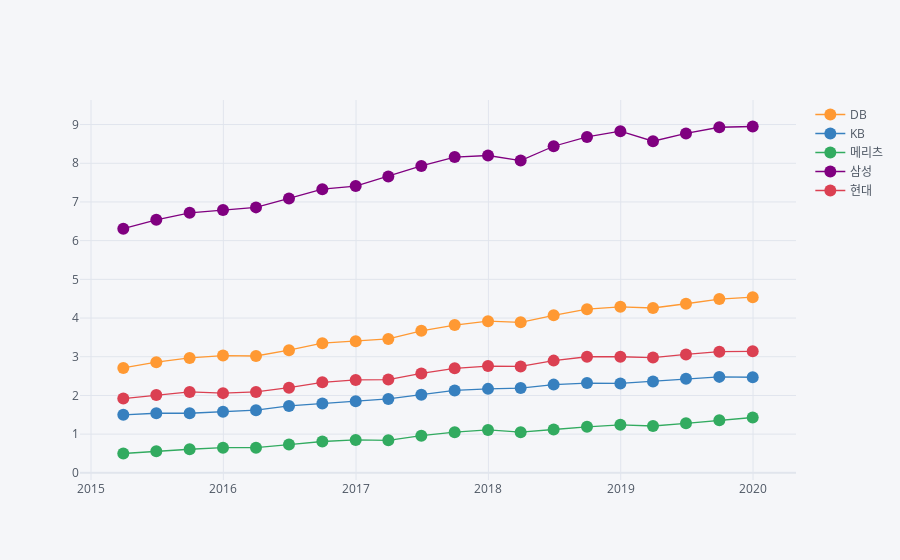

The code cell stored with this chart in its notebook:
### Code cell
# 이익잉여금
company_list = {'0010633': '삼성', '0010636': 'DB', '0010634': '현대', '0010635': 'KB', '0010626': '메리츠'}

service_code = 'statisticsInfoSearch'
params = {
    'listNo': 'SI004',
    'term': 'Q',
    'startBaseMm': '201501',
    'endBaseMm': '201912',
}

ret_earnings = []
for company in company_list.keys():
    params['financeCd'] = company
    ret_earnings.append(pd.DataFrame(get_data(service_code, params)['result']['list']))
ret_earnings = pd.concat(ret_earnings).query('account_cd == "A24"').reset_index(drop=True)
ret_earnings['finance_nm'] = ret_earnings['finance_cd'].apply(lambda x: company_list.get(x))
columns = dict(map(lambda x: (x['column_id'], x['column_nm']), get_data(service_code, params)['result']['description']))
ret_earnings.columns = list(map(lambda x: columns.get(x, x), ret_earnings.columns))
ret_earnings['base_month'] = ret_earnings['base_month'].apply(lambda x: datetime(int(x[:4]), int(x[-2:]), 1) + relativedelta(months=1, days=-1))
ret_earnings['금액'] = ret_earnings['금액'].astype(float)
ret_earnings = ret_earnings.pivot_table(index='base_month', columns='finance_nm', values='금액', aggfunc=np.sum)
ret_earnings = np.round(ret_earnings/1e12,2)
ret_earnings.iplot(kind='line', mode='lines+markers')

### Figure 1 — Plotly figure (JSON) as saved in the notebook; plotly's stock layout.template omitted (floating-point values rounded to 4 significant figures)
{"data": [{"line": {"color": "rgba(255, 153, 51, 1.0)", "dash": "solid", "shape": "linear", "width": 1.3}, "marker": {"size": 12, "symbol": "circle"}, "mode": "lines+markers", "name": "DB", "text": "", "type": "scatter", "x": ["2015-03-31", "2015-06-30", "2015-09-30", "2015-12-31", "2016-03-31", "2016-06-30", "2016-09-30", "2016-12-31", "2017-03-31", "2017-06-30", "2017-09-30", "2017-12-31", "2018-03-31", "2018-06-30", "2018-09-30", "2018-12-31", "2019-03-31", "2019-06-30", "2019-09-30", "2019-12-31"], "y": [2.71, 2.86, 2.97, 3.03, 3.02, 3.17, 3.35, 3.4, 3.46, 3.67, 3.82, 3.92, 3.89, 4.07, 4.23, 4.29, 4.26, 4.37, 4.49, 4.54]}, {"line": {"color": "rgba(55, 128, 191, 1.0)", "dash": "solid", "shape": "linear", "width": 1.3}, "marker": {"size": 12, "symbol": "circle"}, "mode": "lines+markers", "name": "KB", "text": "", "type": "scatter", "x": ["2015-03-31", "2015-06-30", "2015-09-30", "2015-12-31", "2016-03-31", "2016-06-30", "2016-09-30", "2016-12-31", "2017-03-31", "2017-06-30", "2017-09-30", "2017-12-31", "2018-03-31", "2018-06-30", "2018-09-30", "2018-12-31", "2019-03-31", "2019-06-30", "2019-09-30", "2019-12-31"], "y": [1.5, 1.54, 1.54, 1.58, 1.62, 1.73, 1.79, 1.85, 1.91, 2.02, 2.13, 2.17, 2.19, 2.28, 2.32, 2.31, 2.36, 2.43, 2.48, 2.47]}, {"line": {"color": "rgba(50, 171, 96, 1.0)", "dash": "solid", "shape": "linear", "width": 1.3}, "marker": {"size": 12, "symbol": "circle"}, "mode": "lines+markers", "name": "메리츠", "text": "", "type": "scatter", "x": ["2015-03-31", "2015-06-30", "2015-09-30", "2015-12-31", "2016-03-31", "2016-06-30", "2016-09-30", "2016-12-31", "2017-03-31", "2017-06-30", "2017-09-30", "2017-12-31", "2018-03-31", "2018-06-30", "2018-09-30", "2018-12-31", "2019-03-31", "2019-06-30", "2019-09-30", "2019-12-31"], "y": [0.5, 0.56, 0.61, 0.65, 0.65, 0.73, 0.81, 0.85, 0.84, 0.96, 1.05, 1.11, 1.05, 1.12, 1.19, 1.24, 1.21, 1.28, 1.36, 1.43]}, {"line": {"color": "rgba(128, 0, 128, 1.0)", "dash": "solid", "shape": "linear", "width": 1.3}, "marker": {"size": 12, "symbol": "circle"}, "mode": "lines+markers", "name": "삼성", "text": "", "type": "scatter", "x": ["2015-03-31", "2015-06-30", "2015-09-30", "2015-12-31", "2016-03-31", "2016-06-30", "2016-09-30", "2016-12-31", "2017-03-31", "2017-06-30", "2017-09-30", "2017-12-31", "2018-03-31", "2018-06-30", "2018-09-30", "2018-12-31", "2019-03-31", "2019-06-30", "2019-09-30", "2019-12-31"], "y": [6.31, 6.54, 6.72, 6.79, 6.86, 7.09, 7.33, 7.41, 7.66, 7.93, 8.16, 8.2, 8.07, 8.44, 8.68, 8.83, 8.57, 8.77, 8.93, 8.95]}, {"line": {"color": "rgba(219, 64, 82, 1.0)", "dash": "solid", "shape": "linear", "width": 1.3}, "marker": {"size": 12, "symbol": "circle"}, "mode": "lines+markers", "name": "현대", "text": "", "type": "scatter", "x": ["2015-03-31", "2015-06-30", "2015-09-30", "2015-12-31", "2016-03-31", "2016-06-30", "2016-09-30", "2016-12-31", "2017-03-31", "2017-06-30", "2017-09-30", "2017-12-31", "2018-03-31", "2018-06-30", "2018-09-30", "2018-12-31", "2019-03-31", "2019-06-30", "2019-09-30", "2019-12-31"], "y": [1.92, 2.01, 2.09, 2.06, 2.09, 2.2, 2.34, 2.4, 2.41, 2.57, 2.7, 2.76, 2.75, 2.9, 3, 3, 2.98, 3.06, 3.13, 3.14]}], "layout": {"legend": {"bgcolor": "#F5F6F9", "font": {"color": "#4D5663"}}, "paper_bgcolor": "#F5F6F9", "plot_bgcolor": "#F5F6F9", "title": {"font": {"color": "#4D5663"}}, "xaxis": {"gridcolor": "#E1E5ED", "showgrid": true, "tickfont": {"color": "#4D5663"}, "title": {"font": {"color": "#4D5663"}, "text": ""}, "zerolinecolor": "#E1E5ED"}, "yaxis": {"gridcolor": "#E1E5ED", "showgrid": true, "tickfont": {"color": "#4D5663"}, "title": {"font": {"color": "#4D5663"}, "text": ""}, "zerolinecolor": "#E1E5ED"}}}
